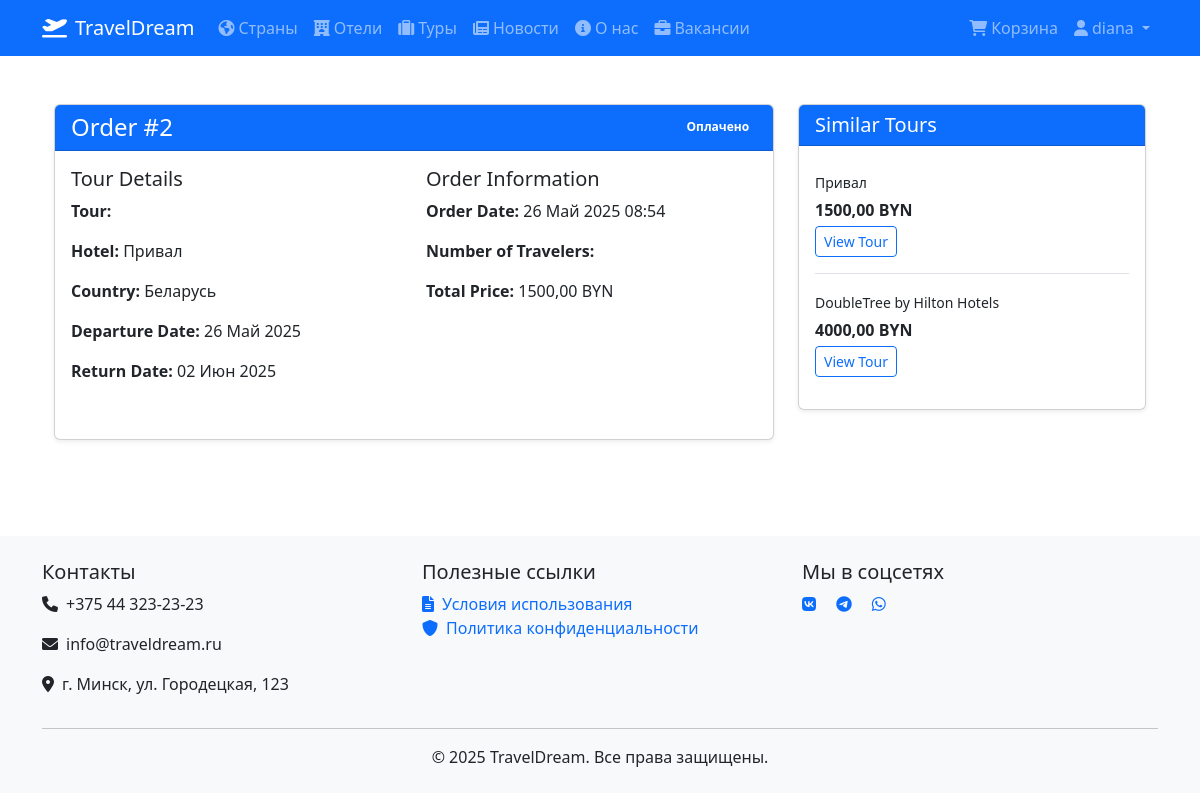
The page /core/orders/2/ (signed in) on the database its author committed.
### users/models.py (models this page shows, shortened)
class User(AbstractUser):
    image = models.ImageField(upload_to='users_images', null=True, blank=True)
    phone_regex = RegexValidator(
        regex=r'^\+375(29|25|44|33)\d{7}$',
        message="Номер телефона должен быть в формате: '+375291234567'"
    )
    phone_number = models.CharField(
        validators=[phone_regex],
        max_length=20,
        blank=True,
        null=True,
        verbose_name='Номер телефона'
    )
    birth_date = models.DateField(
        verbose_name='Дата рождения',
        null=True,
        blank=True,
        validators=[
            MinValueValidator(
                limit_value=date(1900, 1, 1),
                message='Дата рождения не может быть раньше 1900 года'
            )
        ]
    )
    timezone = models.CharField(
        max_length=50,
        default='UTC',
        verbose_name='Часовой пояс',
        help_text='Например: Europe/Minsk или UTC'
    )
    is_client = models.BooleanField(default=True, verbose_name='Является клиентом')
    created_at = models.DateTimeField(auto_now_add=True, verbose_name='Дата создания (UTC)')
    updated_at = models.DateTimeField(auto_now=True, verbose_name='Дата обновления (UTC)')
    created_at_local = models.DateTimeField(verbose_name='Дата создания (локальное время)', null=True, blank=True)
    updated_at_local = models.DateTimeField(verbose_name='Дата обновления (локальное время)', null=True, blank=True)
    class Meta:
        verbose_name = 'Пользователь'
        verbose_name_plural = 'Пользователи'
        constraints = [
            models.CheckConstraint(
                check=models.Q(birth_date__lte=timezone.now().date() - timezone.timedelta(days=365*18)),
                name='age_18_plus'
            )
        ]

### core/models.py (models this page shows, shortened)
class Order(models.Model):
    STATUS_CHOICES = [
        ('pending', 'Ожидает'),
        ('confirmed', 'Подтверждено'),
        ('paid', 'Оплачено'),
        ('cancelled', 'Отменено'),
        ('completed', 'Завершено'),
    ]
    client = models.ForeignKey(User, on_delete=models.CASCADE, verbose_name='Клиент', related_name='client_orders')
    manager = models.ForeignKey(
        User,
        on_delete=models.SET_NULL,
        null=True,
        blank=True,
        verbose_name='Менеджер',
        related_name='managed_orders'
    )
    tour = models.ForeignKey(TourPackage, on_delete=models.PROTECT, verbose_name='Турпакет')
    status = models.CharField(
        max_length=10,
        choices=STATUS_CHOICES,
        default='pending',
        verbose_name='Статус'
    )
    created_at = models.DateTimeField(auto_now_add=True, verbose_name='Дата создания')
    updated_at = models.DateTimeField(auto_now=True, verbose_name='Дата обновления')
    notes = models.TextField(verbose_name='Примечания', blank=True)
    participants = models.PositiveIntegerField(
        default=1,
        validators=[MinValueValidator(1)],
        verbose_name='Количество участников'
    )
    total_price = models.DecimalField(
        max_digits=10,
        decimal_places=2,
        verbose_name='Общая стоимость',
        null=True,
        blank=True
    )
    class Meta:
        verbose_name = 'Заказ'
        verbose_name_plural = 'Заказы'
        ordering = ['-created_at']

class TourPackage(models.Model):
    DURATION_CHOICES = [
        (1, '1 неделя'),
        (2, '2 недели'),
        (3, '3 недели'),
        (4, '4 недели'),
    ]
    hotel = models.ForeignKey(Hotel, on_delete=models.CASCADE, verbose_name='Отель')
    duration_weeks = models.PositiveSmallIntegerField(
        choices=DURATION_CHOICES,
        verbose_name='Длительность (недели)'
    )
    departure_date = models.DateField(verbose_name='Дата отправления')
    return_date = models.DateField(verbose_name='Дата возвращения', blank=True, null=True)
    total_price = models.DecimalField(max_digits=10, decimal_places=2, verbose_name='Общая цена', blank=True)
    is_active = models.BooleanField(default=True, verbose_name='Активный тур')
    max_participants = models.PositiveIntegerField(default=20, verbose_name='Макс. участников')
    current_participants = models.PositiveIntegerField(default=0, verbose_name='Текущие участники')
    class Meta:
        verbose_name = 'Турпакет'
        verbose_name_plural = 'Турпакеты'
        ordering = ['departure_date']

class Hotel(models.Model):
    STAR_CHOICES = [
        (1, '1 звезда'),
        (2, '2 звезды'),
        (3, '3 звезды'),
        (4, '4 звезды'),
        (5, '5 звезд'),
    ]
    country = models.ForeignKey(Country, on_delete=models.CASCADE, verbose_name='Страна')
    name = models.CharField(max_length=100, verbose_name='Название отеля')
    stars = models.PositiveSmallIntegerField(choices=STAR_CHOICES, verbose_name='Звездность')
    price_per_day = models.DecimalField(max_digits=10, decimal_places=2, verbose_name='Цена за день')
    description = models.TextField(verbose_name='Описание отеля', blank=True)
    amenities = models.TextField(verbose_name='Удобства', blank=True)
    image = models.ImageField(upload_to='hotels/', verbose_name='Изображение', null=True, blank=True)
    available_rooms = models.PositiveIntegerField(default=0, verbose_name='Доступные номера')
    class Meta:
        verbose_name = 'Отель'
        verbose_name_plural = 'Отели'

class Country(models.Model):
    name = models.CharField(max_length=100, verbose_name='Название страны')
    winter_climate = models.CharField(max_length=100, verbose_name='Зимний климат')
    summer_climate = models.CharField(max_length=100, verbose_name='Летний климат')
    description = models.TextField(verbose_name='Описание страны', blank=True)
    image = models.ImageField(upload_to='countries/', verbose_name='Изображение', null=True, blank=True)
    weather_data = models.JSONField(blank=True, null=True, verbose_name='Данные о погоде')
    weather_last_updated = models.DateTimeField(null=True, blank=True, verbose_name='Последнее обновление погоды')
    capital = models.CharField(max_length=100, verbose_name='Столица', blank=True, null=True)
    class Meta:
        verbose_name = 'Страна'
        verbose_name_plural = 'Страны'

### core/views.py (the view)
# urls.py: path('orders/<int:pk>/', OrderDetailView.as_view(), name='order_detail'),
class OrderDetailView(LoginRequiredMixin, DetailView):
    model = Order
    template_name = 'core/order_detail.html'
    context_object_name = 'order'
    def get_queryset(self):
        return Order.objects.filter(client=self.request.user)
    def get_context_data(self, **kwargs):
        context = super().get_context_data(**kwargs)
        order = self.object
        context['can_cancel'] = order.status == 'pending'
        context['similar_tours'] = Order.objects.filter(
            tour__hotel__country=order.tour.hotel.country
        ).exclude(id=order.id)[:3]
        return context

### core/templates/core/order_detail.html (shortened to what this page needs)
{% extends 'core/base.html' %}
{% load static %}
{% block content %}
<div class="container py-5">
    <div class="row">
        <div class="col-lg-8">
            <div class="card shadow-sm mb-4">
                <div class="card-header bg-primary text-white d-flex justify-content-between align-items-center">
                    <h4 class="mb-0">Order #{{ order.id }}</h4>
                    <span class="badge {% if order.status == 'pending' %}bg-warning{% elif order.status == 'confirmed' %}bg-success{% elif order.status == 'cancelled' %}bg-danger{% endif %}">
                        {{ order.get_status_display }}
                    </span>
                </div>
                <div class="card-body">
                    <div class="row mb-4">
                        <div class="col-md-6">
                            <h5>Tour Details</h5>
                            <p><strong>Tour:</strong> {{ order.tour.name }}</p>
                            <p><strong>Hotel:</strong> {{ order.tour.hotel.name }}</p>
                            <p><strong>Country:</strong> {{ order.tour.hotel.country.name }}</p>
                            <p><strong>Departure Date:</strong> {{ order.tour.departure_date|date:"d M Y" }}</p>
                            <p><strong>Return Date:</strong> {{ order.tour.return_date|date:"d M Y" }}</p>
                        </div>
                        <div class="col-md-6">
                            <h5>Order Information</h5>
                            <p><strong>Order Date:</strong> {{ order.created_at|date:"d M Y H:i" }}</p>
                            <p><strong>Number of Travelers:</strong> {{ order.num_travelers }}</p>
                            <p><strong>Total Price:</strong> {{ order.total_price }} BYN</p>
                        </div>
                    </div>
                </div>
            </div>
        </div>
        <div class="col-lg-4">
            {% if similar_tours %}
            <div class="card shadow-sm">
                <div class="card-header bg-primary text-white">
                    <h5 class="mb-0">Similar Tours</h5>
                </div>
                <div class="card-body">
                    {% for similar_order in similar_tours %}
                    <div class="mb-3 {% if not forloop.last %}border-bottom pb-3{% endif %}">
                        <p class="mb-1"><small>{{ similar_order.tour.hotel.name }}</small></p>
                        <p class="mb-1"><strong>{{ similar_order.tour.total_price }} BYN</strong></p>
                        <a href="{% url 'core:tour_detail' similar_order.tour.id %}" class="btn btn-sm btn-outline-primary">View Tour</a>
                    </div>
                    {% endfor %}
                </div>
            </div>
            {% endif %}
        </div>
    </div>
</div>
{% endblock %}

### core/templates/core/base.html (shortened to what this page needs)
<!DOCTYPE html>
<html lang="ru">
<head>
    <link href="https://cdn.jsdelivr.net/npm/bootstrap@5.3.0/dist/css/bootstrap.min.css" rel="stylesheet">
    <link href="https://cdnjs.cloudflare.com/ajax/libs/font-awesome/6.0.0/css/all.min.css" rel="stylesheet">
</head>
<body>
    <nav class="navbar navbar-expand-lg navbar-dark bg-primary">
        <div class="container">
            <a class="navbar-brand" href="{% url 'core:home' %}">
                <i class="fas fa-plane-departure me-2"></i>TravelDream
            </a>
            <div class="collapse navbar-collapse" id="navbarNav">
                <ul class="navbar-nav me-auto">
                    <li class="nav-item">
                        <a class="nav-link" href="{% url 'core:country_list' %}">
                            <i class="fas fa-globe-americas me-1"></i>Страны
                        </a>
                    </li>
                    <li class="nav-item">
                        <a class="nav-link" href="{% url 'core:hotel_list' %}">
                            <i class="fas fa-hotel me-1"></i>Отели
                        </a>
                    </li>
                    <li class="nav-item">
                        <a class="nav-link" href="{% url 'core:tour_list' %}">
                            <i class="fas fa-suitcase me-1"></i>Туры
                        </a>
                    </li>
                    <li class="nav-item">
                        <a class="nav-link" href="{% url 'core:news_list' %}">
                            <i class="fas fa-newspaper me-1"></i>Новости
                        </a>
                    </li>
                    <li class="nav-item">
                        <a class="nav-link" href="{% url 'core:about' %}">
                            <i class="fas fa-info-circle me-1"></i>О нас
                        </a>
                    </li>
                    <li class="nav-item">
                        <a class="nav-link" href="{% url 'core:vacancy_list' %}">
                            <i class="fas fa-briefcase me-1"></i>Вакансии
                        </a>
                    </li>
                </ul>
                <ul class="navbar-nav">
                    {% if user.is_authenticated %}
                        <li class="nav-item">
                            <a class="nav-link" href="{% url 'core:basket_detail' %}">
                                <i class="fas fa-shopping-cart me-1"></i>Корзина
                            </a>
                        </li>
                        <li class="nav-item dropdown">
                            <a class="nav-link dropdown-toggle" href="#" id="userDropdown" role="button" data-bs-toggle="dropdown">
                                <i class="fas fa-user me-1"></i>{{ user.username }}
                            </a>
                        </li>
                    {% endif %}
                </ul>
            </div>
        </div>
    </nav>
    <main class="container pb-4">
        {% block content %}{% endblock %}
    </main>
    <footer class="bg-light py-4 mt-auto">
        <div class="container">
            <div class="row">
                <div class="col-md-4">
                    <h5>Контакты</h5>
                    <p><i class="fas fa-phone me-2"></i>+375 44 323-23-23</p>
                    <p><i class="fas fa-envelope me-2"></i>info@traveldream.ru</p>
                    <p><i class="fas fa-map-marker-alt me-2"></i>г. Минск, ул. Городецкая, 123</p>
                </div>
                <div class="col-md-4">
                    <h5>Полезные ссылки</h5>
                    <ul class="list-unstyled">
                        <li>
                            <a href="{% url 'core:terms' %}" class="text-decoration-none">
                                <i class="fas fa-file-alt me-2"></i>Условия использования
                            </a>
                        </li>
                        <li>
                            <a href="{% url 'core:privacy_policy' %}" class="text-decoration-none">
                                <i class="fas fa-shield-alt me-2"></i>Политика конфиденциальности
                            </a>
                        </li>
                    </ul>
                </div>
                <div class="col-md-4">
                    <h5>Мы в соцсетях</h5>
                    <div class="social-links">
                        <a href="#" class="text-decoration-none me-3">
                            <i class="fab fa-vk"></i>
                        </a>
                        <a href="#" class="text-decoration-none me-3">
                            <i class="fab fa-telegram"></i>
                        </a>
                        <a href="#" class="text-decoration-none">
                            <i class="fab fa-whatsapp"></i>
                        </a>
                    </div>
                </div>
            </div>
            <hr>
            <div class="text-center">
                <p class="mb-0">&copy; {% now "Y" %} TravelDream. Все права защищены.</p>
            </div>
        </div>
    </footer>
</body>
</html>

### rows shown on the page
User: username "diana"
Order: id "2", status "Оплачено", tour.hotel.name "Привал", tour.hotel.country.name "Беларусь", tour.departure_date "26 Май 2025", tour.return_date "02 Июн 2025", created_at "26 Май 2025 08:54", total_price "1500,00"
Order: tour.hotel.name "Привал", tour.total_price "1500,00"
Order: tour.hotel.name "DoubleTree by Hilton Hotels", tour.total_price "4000,00"
